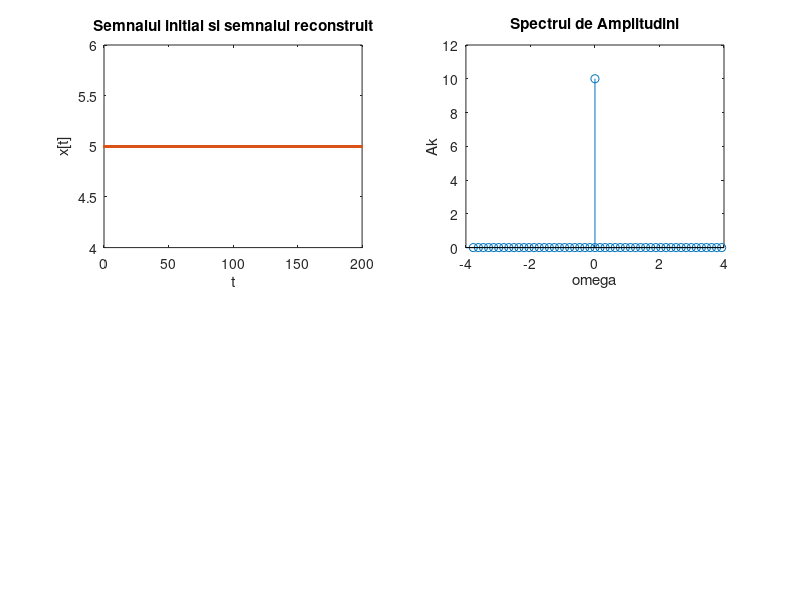

This figure's MATLAB source:
%Tema 2 SP V2
i=input('Cate perioade vreti sa apara in reprezentarea grafica?')
T=40;%valoarea Perioadei
t=0:0.1:T*i;%rezolutia temporara
w=2*pi/T;
D=17;%durata semnalului
d=D/T*100;%factorul de umplere
nmax=input('Introduceti nivelul maxim al semnalului:');
nmin=input('Introduceti nivelul minim al semnalului:');
nivel=(nmax-nmin)/2;
x=nivel*square(w*t,d)+(nmax-nivel);%generarea semnalului dreptunghiular
subplot(2,2,1);
plot(t,x);axis([0 T*i nmin-1 nmax+1]);xlabel('t');ylabel('x[t]');title('Semnalul initial si semnalul reconstruit');%reprezentarea grafica
hold on;
N=50;%nr de coeficienti pe care ii voi calcula
f=zeros(size(N));%creez un vector in care toate elementele sunt zero si in care voi reconstrui semnalul cu ajutorul coeficientilor 
subplot(2,2,2);

a=0;%un vector egal cu zero in care voi memora Coeficientii dezvoltarii seriei Fourier
omega=0;%un vector egal cu zero in care voi memora valorie k
for k=(-N/2+1):(N/2)%parcurg elementele cele 50 de elemente de la -24 la 25 
    q=@(t) nmax*exp(-j*k*w*t);%functie de t pe durata 0-17
    z=@(t) nmin*exp(-j*k*w*t);%functie de t pe durata 17-40
    X=(1/T)*(integral(q, 0, 17)+integral(z,17,40));%formula pentru calculul coeficientilor dezvoltarii seriei Fourier
    
    f=f+X*exp(j*k*w*t);%reconstruirea semnalului
    a=[a,X];%memorarea Coeficientilor
    omega=[omega,k];%memorarea valorilor k
end
a %afisarea coeficientilor 
stem(omega*w,2*abs(a));xlabel('omega');ylabel('Ak');title('Spectrul de Amplitudini');%reprezentarea spectrului de amplitudini 
subplot(2,2,1); 
plot(t,f,'.');%reprezentarea semnalului reconstruit peste semnalul initial(reprezentarea celor doua pe acelasi grafic se face cu ajutorul functiilor "hold on" si "hold off"
hold off;